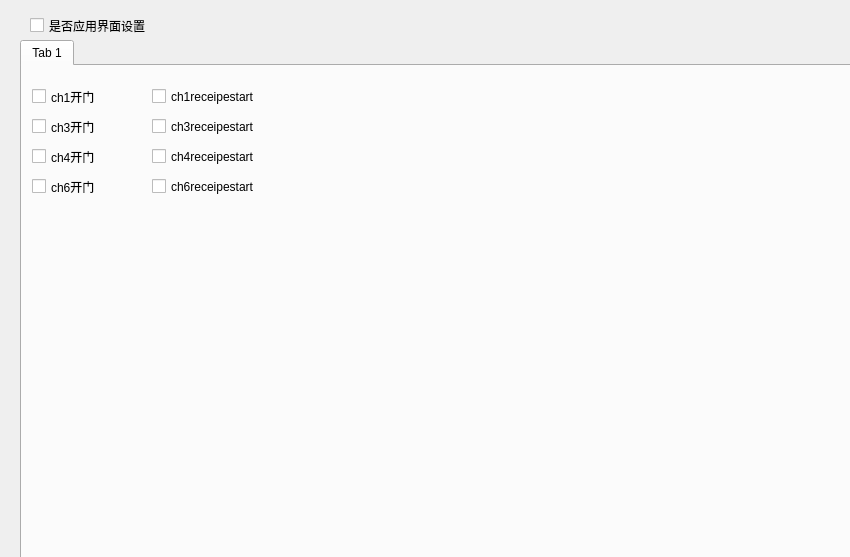
<?xml version="1.0" encoding="UTF-8"?>
<ui version="4.0">
 <class>Widget</class>
 <widget class="QWidget" name="Widget">
  <property name="geometry">
   <rect>
    <x>0</x>
    <y>0</y>
    <width>850</width>
    <height>557</height>
   </rect>
  </property>
  <property name="windowTitle">
   <string>Widget</string>
  </property>
  <widget class="QCheckBox" name="cb_useUIsetting">
   <property name="geometry">
    <rect>
     <x>30</x>
     <y>10</y>
     <width>131</width>
     <height>31</height>
    </rect>
   </property>
   <property name="text">
    <string>是否应用界面设置</string>
   </property>
  </widget>
  <widget class="QTabWidget" name="tabWidget">
   <property name="geometry">
    <rect>
     <x>20</x>
     <y>40</y>
     <width>1051</width>
     <height>591</height>
    </rect>
   </property>
   <property name="currentIndex">
    <number>0</number>
   </property>
   <widget class="QWidget" name="tab">
    <attribute name="title">
     <string>Tab 1</string>
    </attribute>
    <widget class="QCheckBox" name="cb_ch1open">
     <property name="geometry">
      <rect>
       <x>10</x>
       <y>20</y>
       <width>101</width>
       <height>21</height>
      </rect>
     </property>
     <property name="text">
      <string>ch1开门</string>
     </property>
    </widget>
    <widget class="QCheckBox" name="cb_ch3open">
     <property name="geometry">
      <rect>
       <x>10</x>
       <y>50</y>
       <width>101</width>
       <height>21</height>
      </rect>
     </property>
     <property name="text">
      <string>ch3开门</string>
     </property>
    </widget>
    <widget class="QCheckBox" name="cb_ch4open">
     <property name="geometry">
      <rect>
       <x>10</x>
       <y>80</y>
       <width>101</width>
       <height>21</height>
      </rect>
     </property>
     <property name="text">
      <string>ch4开门</string>
     </property>
    </widget>
    <widget class="QCheckBox" name="cb_ch6open">
     <property name="geometry">
      <rect>
       <x>10</x>
       <y>110</y>
       <width>101</width>
       <height>21</height>
      </rect>
     </property>
     <property name="text">
      <string>ch6开门</string>
     </property>
    </widget>
    <widget class="QCheckBox" name="cb_ch1start">
     <property name="geometry">
      <rect>
       <x>130</x>
       <y>20</y>
       <width>121</width>
       <height>21</height>
      </rect>
     </property>
     <property name="text">
      <string>ch1receipestart</string>
     </property>
    </widget>
    <widget class="QCheckBox" name="cb_ch3start">
     <property name="geometry">
      <rect>
       <x>130</x>
       <y>50</y>
       <width>121</width>
       <height>21</height>
      </rect>
     </property>
     <property name="text">
      <string>ch3receipestart</string>
     </property>
    </widget>
    <widget class="QCheckBox" name="cb_ch4start">
     <property name="geometry">
      <rect>
       <x>130</x>
       <y>80</y>
       <width>121</width>
       <height>21</height>
      </rect>
     </property>
     <property name="text">
      <string>ch4receipestart</string>
     </property>
    </widget>
    <widget class="QCheckBox" name="cb_ch6start">
     <property name="geometry">
      <rect>
       <x>130</x>
       <y>110</y>
       <width>121</width>
       <height>21</height>
      </rect>
     </property>
     <property name="text">
      <string>ch6receipestart</string>
     </property>
    </widget>
   </widget>
  </widget>
 </widget>
 <resources/>
 <connections/>
</ui>
